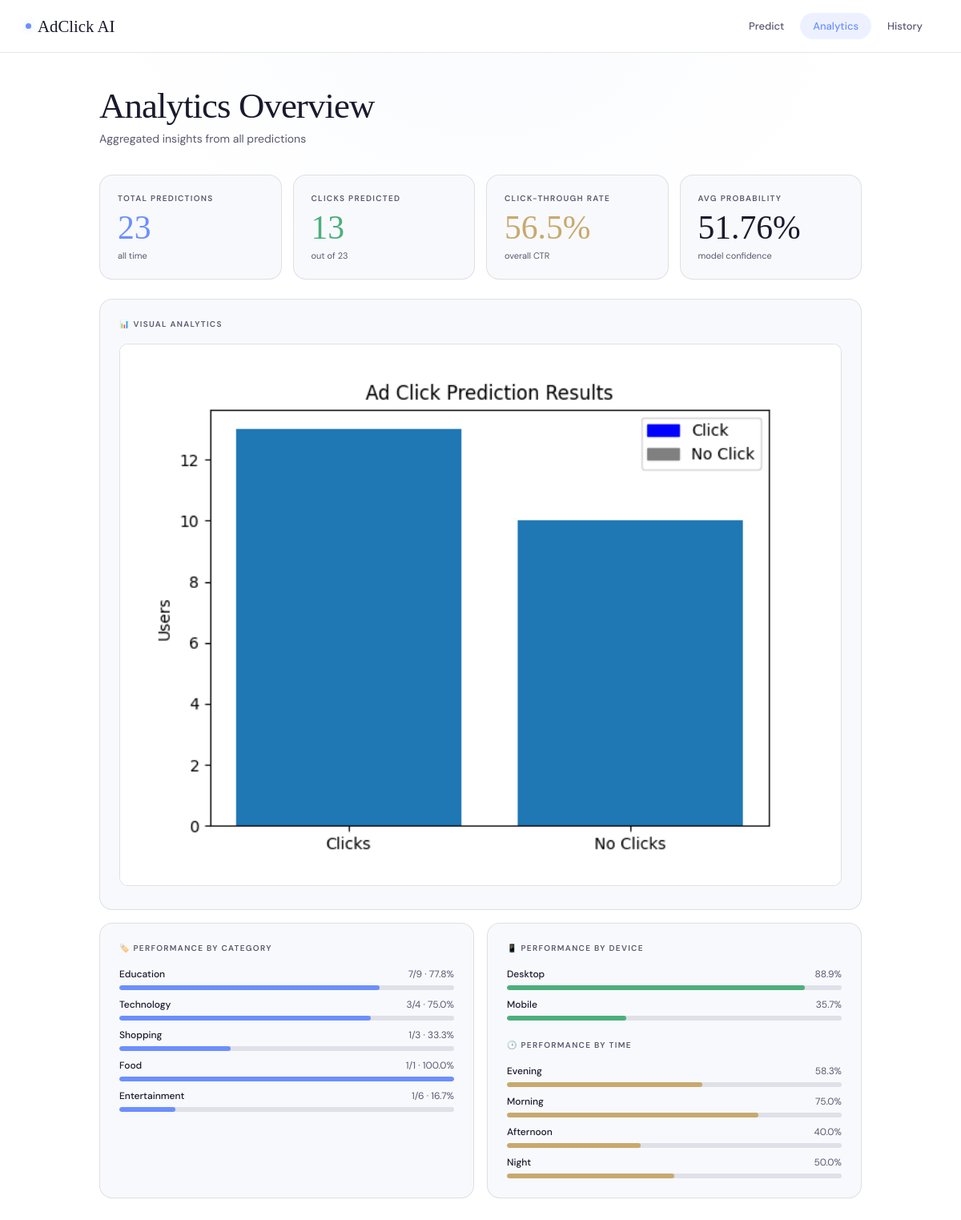
The app's page /analytics with its own data.
### tables this page shows
CREATE TABLE predictions(
            id INTEGER PRIMARY KEY AUTOINCREMENT,
            age INTEGER,
            gender TEXT,
            device_type TEXT,
            ad_position TEXT,
            time_of_day TEXT,
            ad_category TEXT,
            prediction INTEGER,
            probability REAL,
            created_at TEXT DEFAULT (datetime('now'))
        );

### app.py (the view)
@app.route("/analytics")
def analytics():
    conn = get_db()
    total    = conn.execute("SELECT COUNT(*) FROM predictions").fetchone()[0]
    clicks   = conn.execute("SELECT COUNT(*) FROM predictions WHERE prediction=1").fetchone()[0]
    avg_prob = conn.execute("SELECT AVG(probability) FROM predictions").fetchone()[0]
    avg_prob = round(avg_prob, 2) if avg_prob else 0
    ctr      = round(clicks / total * 100, 1) if total > 0 else 0
    by_cat    = [dict(r) for r in conn.execute("SELECT ad_category, COUNT(*) as cnt, SUM(prediction) as clicks FROM predictions GROUP BY ad_category ORDER BY clicks DESC").fetchall()]
    by_device = [dict(r) for r in conn.execute("SELECT device_type, COUNT(*) as cnt, SUM(prediction) as clicks FROM predictions GROUP BY device_type ORDER BY clicks DESC").fetchall()]
    by_time   = [dict(r) for r in conn.execute("SELECT time_of_day, COUNT(*) as cnt, SUM(prediction) as clicks FROM predictions GROUP BY time_of_day ORDER BY clicks DESC").fetchall()]
    conn.close()
    make_dark_graph()
    return render_template("analytics.html", total=total, clicks=clicks, no_clicks=total-clicks, avg_prob=avg_prob, ctr=ctr, by_cat=by_cat, by_device=by_device, by_time=by_time)

### app.py (called while the page is built)
def get_db():
    conn = sqlite3.connect(DB)
    conn.row_factory = sqlite3.Row
    return conn

def make_dark_graph():
    conn = get_db()
    clicks    = conn.execute("SELECT COUNT(*) FROM predictions WHERE prediction=1").fetchone()[0]
    no_clicks = conn.execute("SELECT COUNT(*) FROM predictions WHERE prediction=0").fetchone()[0]
    conn.close()
    plt.figure()
    plt.bar(["Clicks", "No Clicks"], [clicks, no_clicks])
    click_patch = mpatches.Patch(color='blue', label='Click')
    no_click_patch = mpatches.Patch(color='gray', label='No Click')
    plt.legend(handles=[click_patch, no_click_patch])
    plt.title("Ad Click Prediction Results")
    plt.ylabel("Users")
    plt.savefig(os.path.join(BASE, "static", "graph.png"))
    plt.close()

### templates/analytics.html (shortened to what this page needs)
<!DOCTYPE html>
<html lang="en">
<head>
</head>
<body>
<nav>
  <a class="nav-brand" href="/"><span class="nav-dot"></span>AdClick AI</a>
  <div class="nav-links">
    <a class="nav-link" href="/">Predict</a>
    <a class="nav-link active" href="/analytics">Analytics</a>
    <a class="nav-link" href="/history">History</a>
  </div>
</nav>
<div class="page">
  <div class="page-header">
    <h1 class="page-title">Analytics Overview</h1>
    <p class="page-sub">Aggregated insights from all predictions</p>
  </div>
  <div class="stat-strip">
    <div class="stat">
      <div class="stat-lbl">Total Predictions</div>
      <div class="stat-val accent">{{ total }}</div>
      <div class="stat-note">all time</div>
    </div>
    <div class="stat">
      <div class="stat-lbl">Clicks Predicted</div>
      <div class="stat-val green">{{ clicks }}</div>
      <div class="stat-note">out of {{ total }}</div>
    </div>
    <div class="stat">
      <div class="stat-lbl">Click-Through Rate</div>
      <div class="stat-val gold">{{ ctr }}%</div>
      <div class="stat-note">overall CTR</div>
    </div>
    <div class="stat">
      <div class="stat-lbl">Avg Probability</div>
      <div class="stat-val">{{ avg_prob }}%</div>
      <div class="stat-note">model confidence</div>
    </div>
  </div>
  <div class="card" style="margin-bottom:16px;animation-delay:.25s;">
    <div class="card-lbl">📊 Visual Analytics</div>
    {% if total > 0 %}
      <img class="graph-img" src="{{ url_for('static', filename='graph.png') }}?t={{ range(99999)|random }}" alt="Analytics Charts"/>
    {% else %}
      <div class="empty">No predictions yet — run your first prediction to see charts here.</div>
    {% endif %}
  </div>
  <div class="grid2">
    <div class="card">
      <div class="card-lbl">🏷️ Performance by Category</div>
      {% if by_cat %}
        <div class="bar-table">
          {% for row in by_cat %}
          {% set ctr = (row.get('clicks',0) / row.get('cnt',1) * 100)|round(1) %}
          <div class="bar-row">
            <div class="bar-meta">
              <span class="bar-name">{{ row['ad_category'] }}</span>
              <span class="bar-stat">{{ row.get('clicks',0) }}/{{ row.get('cnt',0) }} · {{ ctr }}%</span>
            </div>
            <div class="bar-track"><div class="bar-fill" style="width:{{ ctr }}%"></div></div>
          </div>
          {% endfor %}
        </div>
      {% else %}
        <div class="empty">No data yet</div>
      {% endif %}
    </div>
    <div class="card">
      <div class="card-lbl">📱 Performance by Device</div>
      {% if by_device %}
        <div class="bar-table" style="margin-bottom:24px;">
          {% for row in by_device %}
          {% set ctr = (row.get('clicks',0) / row.get('cnt',1) * 100)|round(1) %}
          <div class="bar-row">
            <div class="bar-meta">
              <span class="bar-name">{{ row['device_type'] }}</span>
              <span class="bar-stat">{{ ctr }}%</span>
            </div>
            <div class="bar-track"><div class="bar-fill green" style="width:{{ ctr }}%"></div></div>
          </div>
          {% endfor %}
        </div>
      {% endif %}
      <div class="card-lbl">🕒 Performance by Time</div>
      {% if by_time %}
        <div class="bar-table">
          {% for row in by_time %}
          {% set ctr = (row.get('clicks',0) / row.get('cnt',1) * 100)|round(1) %}
          <div class="bar-row">
            <div class="bar-meta">
              <span class="bar-name">{{ row['time_of_day'] }}</span>
              <span class="bar-stat">{{ ctr }}%</span>
            </div>
            <div class="bar-track"><div class="bar-fill" style="width:{{ ctr }}%;background:var(--gold)"></div></div>
          </div>
          {% endfor %}
        </div>
      {% else %}
        <div class="empty">No data yet</div>
      {% endif %}
    </div>
  </div>
</div>
</body>
</html>

### templates/analytics.html (style rules this page uses)
:root { --bg:#ffffff;--surface:#f8f9fc;--s2:#f0f2f7;--border:rgba(0,0,0,0.1);--bh:rgba(0,0,0,0.18); --accent:#6c8fff;--adim:rgba(108,143,255,0.12);--aglow:rgba(108,143,255,0.3); --text:#1a1a2e;--muted:#5a5870;--faint:#e0e0e8; --green:#4caf7d;--gdim:rgba(76,175,125,0.12); --red:#e05c5c;--rdim:rgba(224,92,92,0.12); --gold:#c8a96e; --ease:cubic-bezier(0.22,1,0.36,1); }
*,*::before,*::after { box-sizing:border-box;margin:0;padding:0; }
body { font-family:'DM Sans',sans-serif;background:var(--bg);color:var(--text);min-height:100vh;-webkit-font-smoothing:antialiased; background-image:radial-gradient(ellipse 60% 35% at 50% 0%,rgba(108,143,255,0.04),transparent 65%); }
nav { display:flex;align-items:center;justify-content:space-between;padding:16px 32px; border-bottom:1px solid var(--border);background:rgba(255,255,255,0.9);backdrop-filter:blur(16px);position:sticky;top:0;z-index:50; }
.nav-brand { font-family:'Cormorant Garamond',serif;font-size:1.3rem;font-weight:400;color:var(--text);text-decoration:none;display:flex;align-items:center;gap:8px; }
.nav-dot { width:7px;height:7px;border-radius:50%;background:var(--accent);box-shadow:0 0 10px var(--aglow); }
.nav-links { display:flex;gap:4px; }
.nav-link { font-size:13px;font-weight:500;color:var(--muted);padding:8px 16px;border-radius:100px;text-decoration:none;transition:all .25s; }
.nav-link.active { color:var(--accent);background:var(--adim); }
.page { max-width:1000px;margin:0 auto;padding:40px 24px 60px; }
.page-header { margin-bottom:36px;animation:fadeDown .6s var(--ease) both; }
.page-title { font-family:'Cormorant Garamond',serif;font-size:clamp(1.8rem,4vw,2.8rem);font-weight:300;letter-spacing:-.02em; }
.page-sub { color:var(--muted);font-size:14px;margin-top:6px; }
.stat-strip { display:grid;grid-template-columns:repeat(4,1fr);gap:14px;margin-bottom:24px; }
.stat { background:var(--surface);border:1px solid var(--border);border-radius:16px;padding:22px; transition:all .3s var(--ease);animation:slideUp .5s var(--ease) both; }
.stat:nth-child(1) { animation-delay:.05s; }
.stat:nth-child(2) { animation-delay:.10s; }
.stat:nth-child(3) { animation-delay:.15s; }
.stat:nth-child(4) { animation-delay:.20s; }
.stat-lbl { font-size:10px;letter-spacing:.13em;text-transform:uppercase;color:var(--muted);font-weight:600;margin-bottom:10px; }
.stat-val { font-family:'Cormorant Garamond',serif;font-size:2.6rem;font-weight:300;line-height:1;color:var(--text); }
.stat-note { font-size:11px;color:var(--muted);margin-top:6px; }
.stat-val.green { color:var(--green); }
.stat-val.accent { color:var(--accent); }
.stat-val.gold { color:var(--gold); }
.grid2 { display:grid;grid-template-columns:1fr 1fr;gap:16px;margin-bottom:16px; }
.card { background:var(--surface);border:1px solid var(--border);border-radius:16px;padding:24px;animation:slideUp .5s var(--ease) both; }
.card:nth-child(1) { animation-delay:.25s; }
.card:nth-child(2) { animation-delay:.30s; }
.card-lbl { font-size:10px;letter-spacing:.13em;text-transform:uppercase;font-weight:600;color:var(--muted);margin-bottom:18px; }
.graph-img { width:100%;border-radius:10px;border:1px solid var(--border); }
.bar-table { display:flex;flex-direction:column;gap:10px; }
.bar-row { display:flex;flex-direction:column;gap:6px; }
.bar-meta { display:flex;justify-content:space-between;font-size:12px; }
.bar-name { color:var(--text);font-weight:500; }
.bar-stat { color:var(--muted); }
.bar-track { background:var(--faint);border-radius:100px;height:6px;overflow:hidden; }
.bar-fill { height:100%;border-radius:100px;background:var(--accent);transition:width 1s var(--ease); }
.bar-fill.green { background:var(--green); }

### records on screen
predictions: ad_category "Food", get "1", ctr "100.0"

### other values on screen
{{ total }} "23"
{{ clicks }} "13"
{{ ctr }} "56.5"
{{ avg_prob }} "51.76"
{{ row['ad_category'] }} "Education" "Technology" "Shopping" "Entertainment"
{{ row.get('clicks',0) }} "7" "3" "1" "1"
{{ row.get('cnt',0) }} "9" "4" "3" "6"
{{ ctr }} "77.8" "75.0" "33.3" "16.7"
{{ row['device_type'] }} "Desktop" "Mobile"
{{ ctr }} "88.9" "35.7"
{{ row['time_of_day'] }} "Evening" "Morning" "Afternoon" "Night"
{{ ctr }} "58.3" "75.0" "40.0" "50.0"
